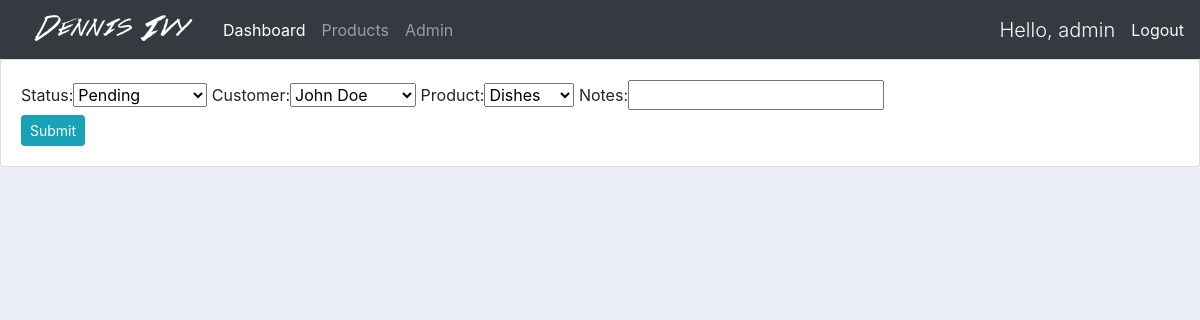
/update-order/2 (signed in), run on the app's committed database.
### accounts/models/order.py (models this page shows)
class Order(models.Model):
    STATUS = (
        ('Pending', 'Pending'),
        ('Out of delivery', 'Out of delivery'),
        ('Delivered', 'Delivered'),
    )
    status = models.CharField(max_length=25, null=True, choices=STATUS)
    customer = models.ForeignKey(Customer, on_delete=models.SET_NULL, null=True)
    product = models.ForeignKey(Product, on_delete=models.SET_NULL, null=True)
    notes = models.CharField(max_length=200, null=True, blank=True)
    date_created = models.DateTimeField(auto_now_add=True, null=True)
    def __str__(self):
        return self.product.name

### accounts/decorators.py (the view)
    def wrapper_method(request, *args, **kwargs):
        user_groups = request.user.groups
        user_group_name = ''
        redirect_for = {
            'admin': view_method(request, *args, **kwargs),
            'customer': redirect('user_page'),
        }
        if user_groups.exists():
            user_group_name = user_groups.all()[0].name
        return redirect_for[user_group_name]

### accounts/forms.py
class OrderForm(ModelForm):
    class Meta:
        model = Order
        fields = '__all__'

### accounts/models/customer.py (called while the page is built)
    def __str__(self):
        return self.name

### accounts/models/product.py (called while the page is built)
    def __str__(self):
        return self.name

### accounts/views.py (called while the page is built)
@login_required(login_url='login')
@admin_only
def update_order(request, order_id):
    order = Order.objects.get(id=order_id)
    form = OrderForm(instance=order)
    if request.method == 'POST':
        form = OrderForm(request.POST, instance=order)
        if form.is_valid():
            form.save()
            return redirect('dashboard')
    context = {
        'form': form,
        'title': f"Update Order {order}"
    }
    return render(request, 'pages/order_form.html', context)

### accounts/templates/pages/order_form.html (shortened to what this page needs)
{% extends 'base.html' %}
{% block content %}
<div class="row">
    <div class="col-12">
        <div class="card card-body">
            <form action="" method="post">
                {% if form %}
                    {{form}}
                    <br/>
                {% endif %}
                <button type="submit" class="btn btn-sm btn-info">Submit</button>
            </form>
        </div>
    </div>
</div>
{% endblock content %}

### accounts/templates/partials/_navbar.html (shortened to what this page needs)
{% load static %}
<nav class="navbar navbar-expand-lg navbar-dark bg-dark">
    <img src="{% static 'images/logo.png' %}" alt="imagem escrito Dennis Ivy com uma fonte diferente">
    <div class="collapse navbar-collapse" id="navbarNav">
      <ul class="navbar-nav">
        {% if request.user.is_staff %}
        <li class="nav-item active">
            <a class="nav-link" href="{% url 'dashboard' %}">Dashboard</a>
        </li>
        <li class="nav-item">
            <a class="nav-link" href="{% url 'products' %}">Products</a>
        </li>
        <li class="nav-item">
            <a class="nav-link" href="/admin">Admin</a>
        </li>
        {% else %}
        <li class="nav-item">
            <a class="nav-link" href="{% url 'profile' %}">Settings</a>
        </li>
        {% endif %}
      </ul>
    </div>
    <span class="text-light lead">Hello, {{request.user}}</span>
    <a href="{% url 'logout' %}" class="ml-3 text-light">Logout</a>
</nav>

### static/css/main.css (style rules this page uses)
body { background-color: #ebeff5; }

### data on the page
Order: status "Pending", customer "John Doe", product "Dishes"

### other printed values
{{ request.user }} "admin"
